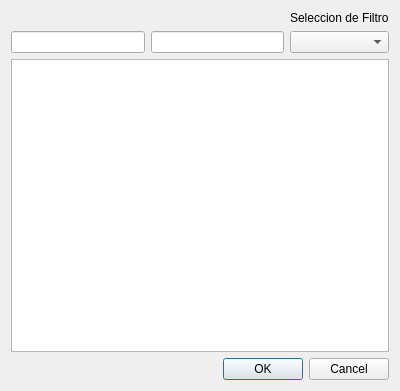
<?xml version="1.0" encoding="UTF-8"?>
<ui version="4.0">
 <class>QDialog_BusquedaVales</class>
 <widget class="QDialog" name="QDialog_BusquedaVales">
  <property name="geometry">
   <rect>
    <x>0</x>
    <y>0</y>
    <width>400</width>
    <height>391</height>
   </rect>
  </property>
  <property name="sizePolicy">
   <sizepolicy hsizetype="Fixed" vsizetype="Fixed">
    <horstretch>0</horstretch>
    <verstretch>0</verstretch>
   </sizepolicy>
  </property>
  <property name="windowTitle">
   <string>Dialog</string>
  </property>
  <layout class="QGridLayout" name="gridLayout_2">
   <item row="0" column="0">
    <layout class="QHBoxLayout" name="horizontalLayout">
     <item>
      <layout class="QGridLayout" name="gridLayout">
       <item row="0" column="0">
        <widget class="QLabel" name="label_busqueda_01">
         <property name="text">
          <string/>
         </property>
        </widget>
       </item>
       <item row="0" column="1">
        <widget class="QLabel" name="label_busqueda_02">
         <property name="text">
          <string/>
         </property>
        </widget>
       </item>
       <item row="1" column="0">
        <widget class="QLineEdit" name="lineEdit_busqueda_01"/>
       </item>
       <item row="1" column="1">
        <widget class="QLineEdit" name="lineEdit_busqueda_02"/>
       </item>
       <item row="1" column="2">
        <widget class="QComboBox" name="comboBox_busqueda"/>
       </item>
       <item row="0" column="2">
        <widget class="QLabel" name="label">
         <property name="text">
          <string>Seleccion de Filtro</string>
         </property>
        </widget>
       </item>
      </layout>
     </item>
    </layout>
   </item>
   <item row="1" column="0">
    <widget class="QTableWidget" name="tableWidget_ResultadoBusqueda">
     <property name="alternatingRowColors">
      <bool>true</bool>
     </property>
     <attribute name="verticalHeaderVisible">
      <bool>false</bool>
     </attribute>
    </widget>
   </item>
   <item row="2" column="0">
    <widget class="QDialogButtonBox" name="buttonBox">
     <property name="orientation">
      <enum>Qt::Horizontal</enum>
     </property>
     <property name="standardButtons">
      <set>QDialogButtonBox::Cancel|QDialogButtonBox::Ok</set>
     </property>
    </widget>
   </item>
  </layout>
 </widget>
 <tabstops>
  <tabstop>lineEdit_busqueda_01</tabstop>
  <tabstop>lineEdit_busqueda_02</tabstop>
  <tabstop>comboBox_busqueda</tabstop>
  <tabstop>tableWidget_ResultadoBusqueda</tabstop>
 </tabstops>
 <resources/>
 <connections>
  <connection>
   <sender>buttonBox</sender>
   <signal>accepted()</signal>
   <receiver>QDialog_BusquedaVales</receiver>
   <slot>accept()</slot>
   <hints>
    <hint type="sourcelabel">
     <x>248</x>
     <y>254</y>
    </hint>
    <hint type="destinationlabel">
     <x>157</x>
     <y>274</y>
    </hint>
   </hints>
  </connection>
  <connection>
   <sender>buttonBox</sender>
   <signal>rejected()</signal>
   <receiver>QDialog_BusquedaVales</receiver>
   <slot>reject()</slot>
   <hints>
    <hint type="sourcelabel">
     <x>316</x>
     <y>260</y>
    </hint>
    <hint type="destinationlabel">
     <x>286</x>
     <y>274</y>
    </hint>
   </hints>
  </connection>
 </connections>
</ui>
